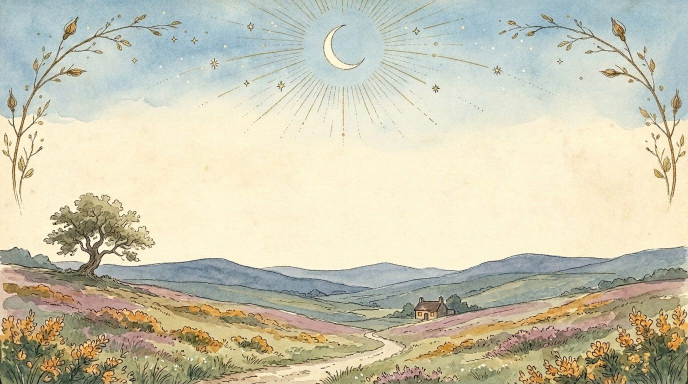
#> input picture src/assets/backdrops/heath.jpg, 1376 x 768 px, given in place of roses-crescent-village.png, which was not available (shown at 1/2 size)
$ python make-backdrops.py ../src/assets/backdrops
#> lines starting #> are read from the running program, lines starting #| are printed output that depends on the picture
"""背景图：把 Chrome 主题 Siiocc/chrome-blake-theme 的水彩画做成查看器的背景（⋯ 菜单 / 首页右下角「背景」）。

    python -P tools/make-backdrops.py [主题的 source 文件夹]     # 默认 D:\\Documents\\NC\\chrome-blake-theme\\source

输出到 src/assets/backdrops/：
    <名字>.jpg     铺满窗口用，长边 2560
    t/<名字>.jpg   选择框里的小图：横幅裁成 16:10 铺满，竖幅高 200（程序里按高度居中摆，两边露出主题的水彩晕染）
"""
import os
import sys

from PIL import Image

ROOT = os.path.dirname(os.path.dirname(os.path.abspath(__file__)))
SRC = sys.argv[1] if len(sys.argv) > 1 else r"D:\Documents\NC\chrome-blake-theme\source"
OUT = os.path.join(ROOT, "src", "assets", "backdrops")

# 名字 → (原图, 四边各裁掉多少像素)。玫瑰那幅四角是白色圆角；竖幅顶上两个角有一点白
PICS = {
    "roses": ("roses-crescent-village.png", 48),
    "lane": ("lane-sheep-church.png", 6),
    "border": ("portrait-border.png", 8),
}
LONG = 2560                # 大图长边：2560 逻辑像素宽的窗口也不用放大
THUMB = (320, 200)         # 选择框里显示成 160×100，按两倍做
JPEG = dict(quality=80, optimize=True, progressive=True, subsampling="4:2:0")


def fit_long(im, n):
    s = n / max(im.size)
    return im.resize((round(im.width * s), round(im.height * s)), Image.LANCZOS) if s < 1 else im


def cover(im, size):
    w, h = size
    s = max(w / im.width, h / im.height)
    r = im.resize((round(im.width * s), round(im.height * s)), Image.LANCZOS)
    x, y = (r.width - w) // 2, (r.height - h) // 2
    return r.crop((x, y, x + w, y + h))


def thumb(im):
    """选择框小图：横幅裁成 16:10；竖幅只缩到高 200，摆法交给程序（和真正铺上去时一样居中）"""
    if im.width >= im.height:
        return cover(im, THUMB)
    h = THUMB[1]
    return im.resize((round(im.width * h / im.height), h), Image.LANCZOS)


def main():
    for d in ("", "t"):
        os.makedirs(os.path.join(OUT, d), exist_ok=True)
    for name, (file, crop) in PICS.items():
        im = Image.open(os.path.join(SRC, file)).convert("RGB")
#> im is the input picture: PIL image 1376x768 RGB; mean R, G, B 203.3, 199.7, 177.8
        im = im.crop((crop, crop, im.width - crop, im.height - crop))
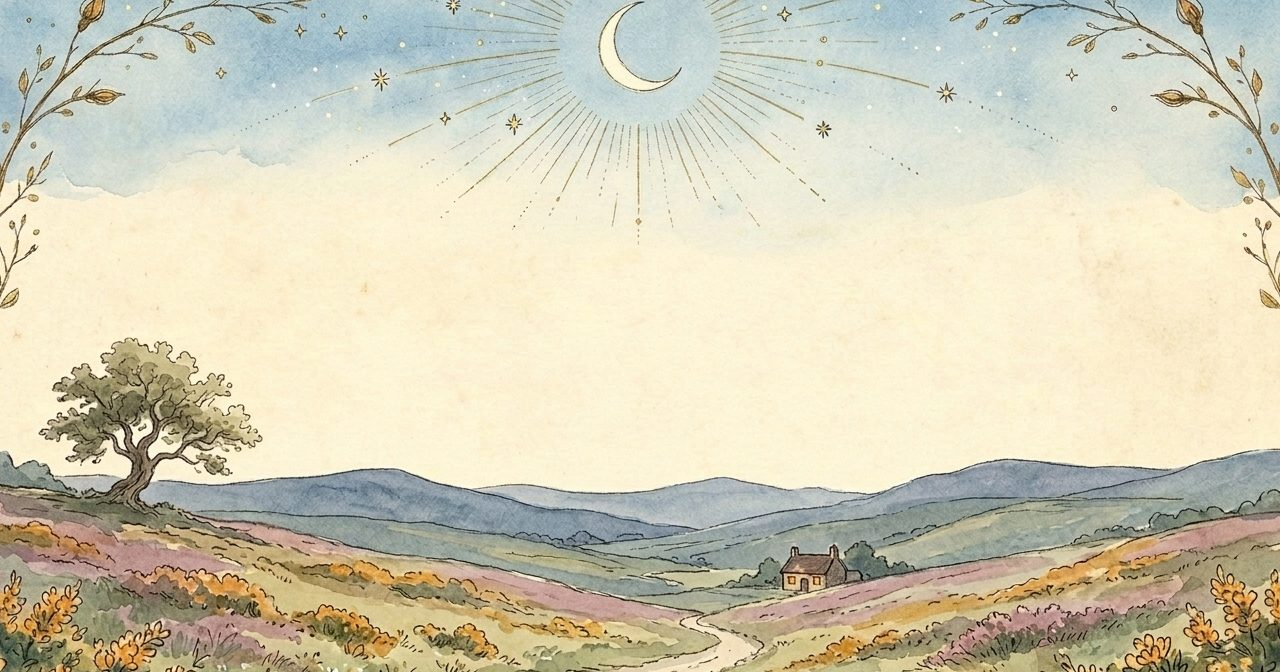
#> im: PIL image 1280x672 RGB; mean R, G, B 209.6, 204.9, 182.5
        big = fit_long(im, LONG)
        big.save(os.path.join(OUT, name + ".jpg"), **JPEG)
        thumb(im).save(os.path.join(OUT, "t", name + ".jpg"), **JPEG)
#> in cover, `r = im.resize((round(im.width * s), round(im.height * s)), Image.LANCZ..`:
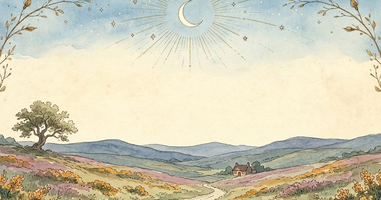
#> r: PIL image 381x200 RGB; mean R, G, B 209.6, 204.9, 182.5
#> in cover, `return r.crop((x, y, x + w, y + h))`:
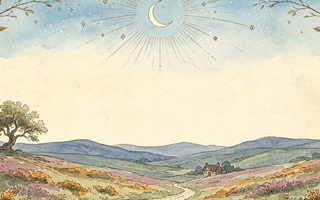
#> returned value: PIL image 320x200 RGB; mean R, G, B 211.6, 207.4, 185.4
        kb = os.path.getsize(os.path.join(OUT, name + ".jpg")) // 1024
        print(f"{name}: {big.width}×{big.height}，{kb} KB")
#| roses: 1280×672，154 KB
#> pass 2 of the loop in main, `for name, (file, crop) in PICS.items():`:
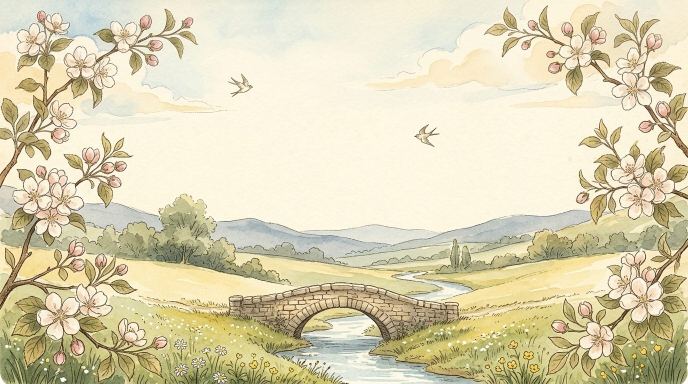
#> input picture src/assets/backdrops/orchard.jpg, 1376 x 768 px, given in place of lane-sheep-church.png, which was not available (shown at 1/2 size)
#> in main, im is the input picture: PIL image 1376x768 RGB; mean R, G, B 219.1, 211, 178.8
#> im: PIL image 1364x756 RGB
#> in cover (call 2), `r = im.resize((round(im.width * s), round(im.height * s)), Image.LANCZ..`:
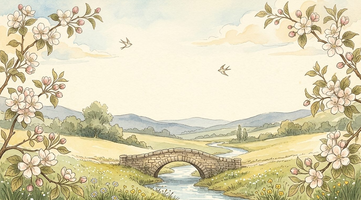
#> r: PIL image 361x200 RGB; mean R, G, B 219.3, 211.2, 179
#> in cover (call 2), `return r.crop((x, y, x + w, y + h))`:
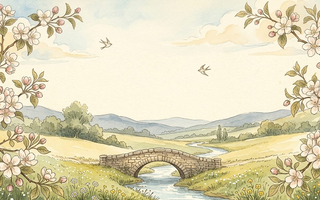
#> returned value: PIL image 320x200 RGB; mean R, G, B 222.1, 214.4, 182.9
#| lane: 1364×756，225 KB


if __name__ == "__main__":
    main()
